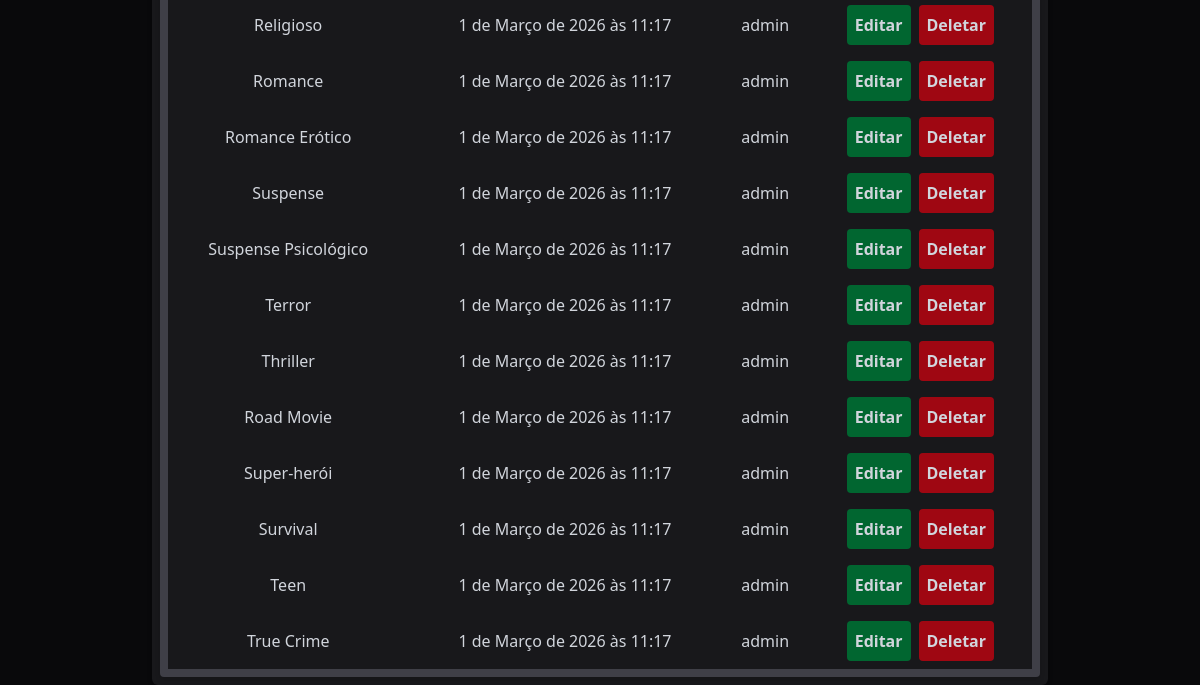
Page /genres/ (signed in, lower part) on the earlier database version.
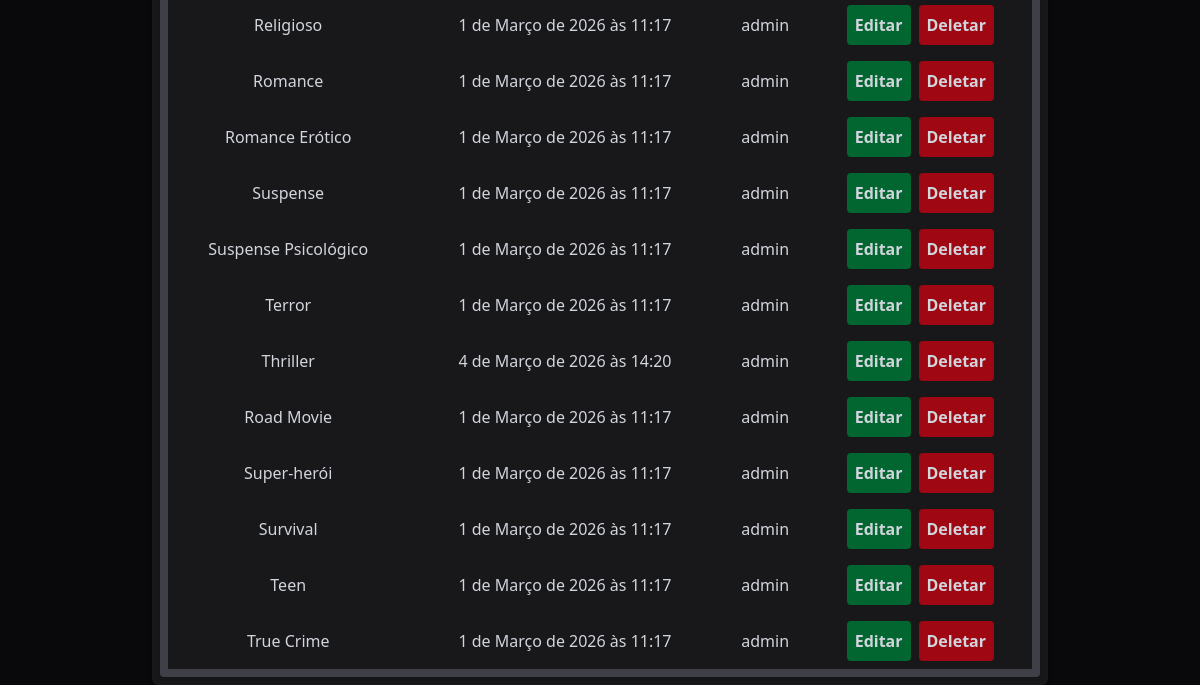
Same page on the later database version.
### api/models.py (models this page shows, shortened)
class FilmGenre(models.Model):
    name = models.CharField(max_length=200, unique=True)
    modified_by = models.ForeignKey(User, on_delete=models.SET_NULL, null=True, related_name='mod_genre')
    modified_at = models.DateTimeField(auto_now_add=True)

### control/models.py (models this page shows, shortened)
class CustomUser(AbstractBaseUser, PermissionsMixin):
    username = models.CharField(max_length=200, unique=True)
    is_active = models.BooleanField(default=False)
    is_admin = models.BooleanField(default=False)
    objects = CustomUserManager()
    USERNAME_FIELD = 'username'
    REQUIRED_FIELDS = []
    def __str__(self):
        return self.username

### control/views.py (the view, shortened to what this page needs)
# urls.py: path('genres/', views.genres, name='genres'),
@login_required(login_url='user-login')
def genres(request):
    form = AddGenreForm()
    genres = FilmGenre.objects.all()
    context = {
        'form': form,
        'genres': genres
    }
    return render(request, 'film/genres.html', context)

### control/templates/film/genres.html (shortened to what this page needs)
{% extends 'base.html' %}
{% block content %}
<div class="w-4xl bg-zinc-900 mx-auto p-2 rounded-b-md space-y-2 shadow-md">
    <div class="bg-zinc-700 flex flex-col gap-2 text-center items-center rounded-sm p-2 shadow-md">
        <table class="w-full text-center">
            <tbody>
                {% for genre in genres %}
                <tr class="bg-zinc-900 hover:bg-zinc-800 transition cursor-pointer">
                    <td class="p-2">{{ genre.name }}</td>
                    <td class="p-2">{{ genre.modified_at }}</td>
                    <td class="p-2">{{ genre.modified_by }}</td>
                    <td class="p-2 flex flex-row justify-center items-center gap-2">
                        <a href="{% url 'genre-edit' genre.id %}" class="bg-green-800 hover:bg-green-600 p-2 rounded-sm cursor-pointer transition font-semibold">
                            Editar
                        </a>
                        <form method="POST">
                            <button name="form_type" value="delete_form" class="bg-red-800 hover:bg-red-600 p-2 rounded-sm cursor-pointer transition font-semibold">
                                Deletar
                            </button>
                        </form>
                    </td>
                </tr>
                {% endfor %}
            </tbody>
        </table>
    </div>
</div>
{% endblock %}

Differences in the rows shown:
changed FilmGenre "Thriller": modified_at "1 de Março de 2026 às 11:17" → "4 de Março de 2026 às 14:20"
